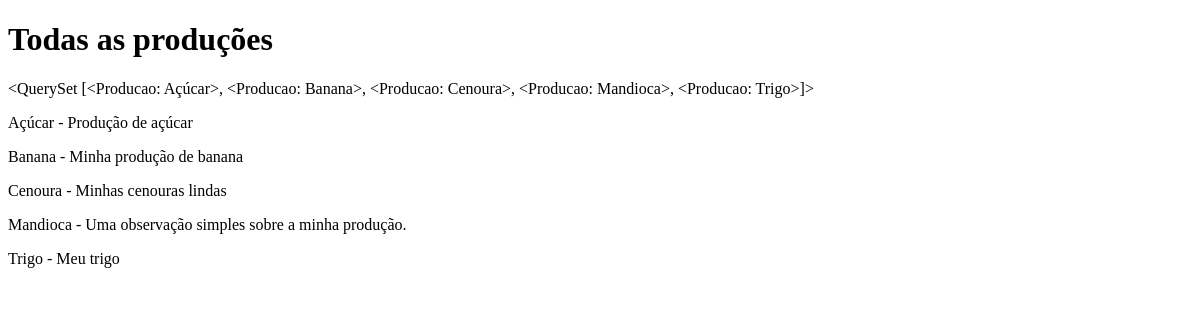
The app's page /producao/listar/, older data.
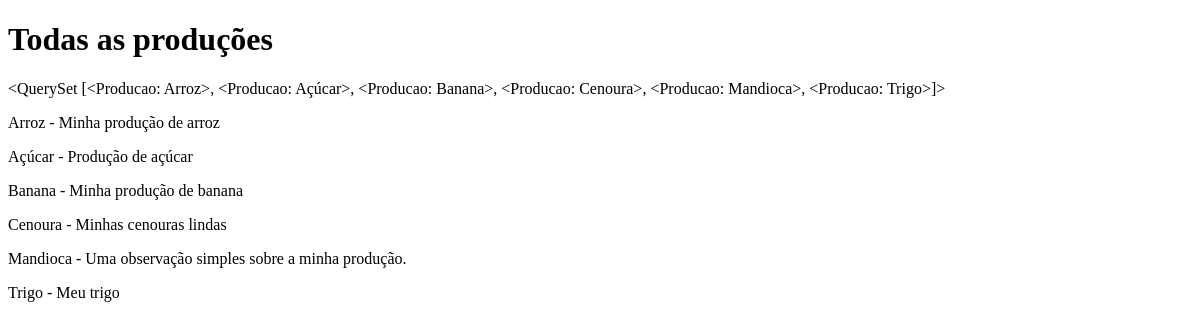
The same page, newer data.
### Producao/models.py (models this page shows)
class Producao(models.Model):
    nome = models.CharField(max_length=100, verbose_name="Nome")
    observacao = models.TextField(verbose_name="Observação")
    def __str__(self):
        return self.nome
    class Meta:
        ordering = ['nome']

### Producao/views.py (the view)
# urls.py: path('listar/', views.listar_producao, name='listar'),
def listar_producao(request):
    lista_producoes = Producao.objects.all()
    informacoes = {
        'lista' : lista_producoes
    }
    return render(request, "Producao/listar.html", informacoes)

### Templates/Producao/listar.html (shortened to what this page needs)
<!DOCTYPE html>
<html lang="en">
<head>
</head>
<body>
    <h1>Todas as produções</h1>
    {{ lista }}
    {% for item in lista %}
        <p>{{item}} - {{item.observacao}}</p>
    {% endfor %}
</body>
</html>

Row changes from the older to the newer data that the page shows:
added Producao: nome.nome "<QuerySet [<Producao: Arroz>, <Producao: Açúcar>, <Producao: Banana>, <Producao: Cenoura>, <Producao: Mandioca>, <Producao: Trigo>]>", nome "Arroz", observacao "Minha produção de arroz"
Text that changed along with them:
{{ lista }}: "<QuerySet [<Producao: Açúcar>, <Producao: Banana>, <Producao: Cenoura>, <Producao: Mandioca>, <Producao: Trigo>]>" → "<QuerySet [<Producao: Arroz>, <Producao: Açúcar>, <Producao: Banana>, <Producao: Cenoura>, <Producao: Mandioca>, <Producao: Trigo>]>"
